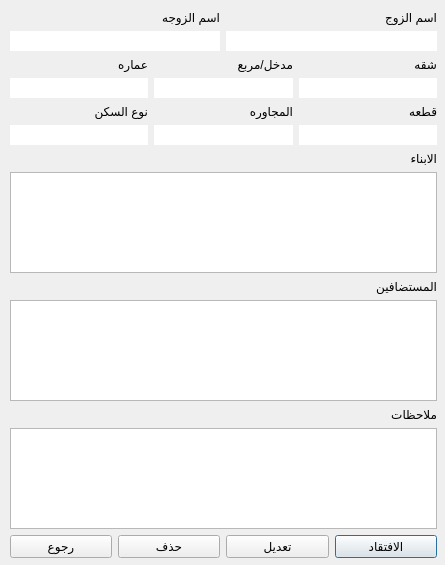
<?xml version="1.0" encoding="UTF-8"?>
<ui version="4.0">
 <class>FamilyInfoView</class>
 <widget class="QDialog" name="FamilyInfoView">
  <property name="geometry">
   <rect>
    <x>0</x>
    <y>0</y>
    <width>445</width>
    <height>565</height>
   </rect>
  </property>
  <property name="sizePolicy">
   <sizepolicy hsizetype="Fixed" vsizetype="Fixed">
    <horstretch>0</horstretch>
    <verstretch>0</verstretch>
   </sizepolicy>
  </property>
  <property name="minimumSize">
   <size>
    <width>445</width>
    <height>565</height>
   </size>
  </property>
  <property name="maximumSize">
   <size>
    <width>445</width>
    <height>565</height>
   </size>
  </property>
  <property name="windowTitle">
   <string>بيانات العائله</string>
  </property>
  <property name="layoutDirection">
   <enum>Qt::RightToLeft</enum>
  </property>
  <property name="locale">
   <locale language="Arabic" country="Egypt"/>
  </property>
  <widget class="QWidget" name="layoutWidget">
   <property name="geometry">
    <rect>
     <x>10</x>
     <y>10</y>
     <width>427</width>
     <height>548</height>
    </rect>
   </property>
   <layout class="QVBoxLayout" name="verticalLayout_20">
    <item>
     <layout class="QVBoxLayout" name="verticalLayout_18">
      <item>
       <layout class="QVBoxLayout" name="verticalLayout_17">
        <item>
         <layout class="QVBoxLayout" name="verticalLayout_16">
          <item>
           <layout class="QVBoxLayout" name="verticalLayout_15">
            <item>
             <layout class="QHBoxLayout" name="horizontalLayout_4">
              <item>
               <layout class="QVBoxLayout" name="verticalLayout_8">
                <item>
                 <widget class="QLabel" name="label">
                  <property name="text">
                   <string>اسم الزوج</string>
                  </property>
                 </widget>
                </item>
                <item>
                 <widget class="QLineEdit" name="lineEdit_fatherName">
                  <property name="frame">
                   <bool>false</bool>
                  </property>
                  <property name="readOnly">
                   <bool>true</bool>
                  </property>
                 </widget>
                </item>
               </layout>
              </item>
              <item>
               <layout class="QVBoxLayout" name="verticalLayout_10">
                <item>
                 <widget class="QLabel" name="label_2">
                  <property name="text">
                   <string>اسم الزوجه</string>
                  </property>
                 </widget>
                </item>
                <item>
                 <widget class="QLineEdit" name="lineEdit_motherName">
                  <property name="frame">
                   <bool>false</bool>
                  </property>
                  <property name="readOnly">
                   <bool>true</bool>
                  </property>
                 </widget>
                </item>
               </layout>
              </item>
             </layout>
            </item>
           </layout>
          </item>
         </layout>
        </item>
        <item>
         <layout class="QVBoxLayout" name="verticalLayout_14">
          <item>
           <layout class="QHBoxLayout" name="horizontalLayout_6">
            <item>
             <layout class="QVBoxLayout" name="verticalLayout_6">
              <item>
               <widget class="QLabel" name="label_3">
                <property name="text">
                 <string>شقه</string>
                </property>
               </widget>
              </item>
              <item>
               <widget class="QLineEdit" name="lineEdit_flatNo">
                <property name="layoutDirection">
                 <enum>Qt::RightToLeft</enum>
                </property>
                <property name="text">
                 <string/>
                </property>
                <property name="maxLength">
                 <number>3</number>
                </property>
                <property name="frame">
                 <bool>false</bool>
                </property>
                <property name="readOnly">
                 <bool>true</bool>
                </property>
               </widget>
              </item>
             </layout>
            </item>
            <item>
             <layout class="QVBoxLayout" name="verticalLayout_12">
              <item>
               <widget class="QLabel" name="label_5">
                <property name="text">
                 <string>مدخل/مربع</string>
                </property>
               </widget>
              </item>
              <item>
               <widget class="QLineEdit" name="lineEdit_entranceNo">
                <property name="text">
                 <string/>
                </property>
                <property name="maxLength">
                 <number>3</number>
                </property>
                <property name="frame">
                 <bool>false</bool>
                </property>
                <property name="readOnly">
                 <bool>true</bool>
                </property>
               </widget>
              </item>
             </layout>
            </item>
            <item>
             <layout class="QVBoxLayout" name="verticalLayout_7">
              <item>
               <widget class="QLabel" name="label_4">
                <property name="text">
                 <string>عماره</string>
                </property>
               </widget>
              </item>
              <item>
               <widget class="QLineEdit" name="lineEdit_buildingNo">
                <property name="text">
                 <string/>
                </property>
                <property name="maxLength">
                 <number>3</number>
                </property>
                <property name="frame">
                 <bool>false</bool>
                </property>
                <property name="readOnly">
                 <bool>true</bool>
                </property>
               </widget>
              </item>
             </layout>
            </item>
           </layout>
          </item>
          <item>
           <layout class="QHBoxLayout" name="horizontalLayout_7">
            <item>
             <layout class="QVBoxLayout" name="verticalLayout_5">
              <item>
               <widget class="QLabel" name="label_8">
                <property name="text">
                 <string>قطعه</string>
                </property>
               </widget>
              </item>
              <item>
               <widget class="QLineEdit" name="lineEdit_blockNo">
                <property name="text">
                 <string/>
                </property>
                <property name="maxLength">
                 <number>3</number>
                </property>
                <property name="frame">
                 <bool>false</bool>
                </property>
                <property name="readOnly">
                 <bool>true</bool>
                </property>
               </widget>
              </item>
             </layout>
            </item>
            <item>
             <layout class="QVBoxLayout" name="verticalLayout_13">
              <item>
               <widget class="QLabel" name="label_7">
                <property name="text">
                 <string>المجاوره</string>
                </property>
               </widget>
              </item>
              <item>
               <widget class="QLineEdit" name="lineEdit_neighbourhoodNo">
                <property name="text">
                 <string/>
                </property>
                <property name="maxLength">
                 <number>3</number>
                </property>
                <property name="frame">
                 <bool>false</bool>
                </property>
                <property name="readOnly">
                 <bool>true</bool>
                </property>
               </widget>
              </item>
             </layout>
            </item>
            <item>
             <layout class="QVBoxLayout" name="verticalLayout_11">
              <item>
               <widget class="QLabel" name="label_6">
                <property name="text">
                 <string>نوع السكن</string>
                </property>
               </widget>
              </item>
              <item>
               <widget class="QLineEdit" name="lineEdit_residenceType">
                <property name="text">
                 <string/>
                </property>
                <property name="frame">
                 <bool>false</bool>
                </property>
                <property name="readOnly">
                 <bool>true</bool>
                </property>
               </widget>
              </item>
             </layout>
            </item>
           </layout>
          </item>
         </layout>
        </item>
       </layout>
      </item>
      <item>
       <layout class="QHBoxLayout" name="horizontalLayout_12">
        <item>
         <layout class="QVBoxLayout" name="verticalLayout_19">
          <item>
           <layout class="QVBoxLayout" name="verticalLayout_4">
            <item>
             <widget class="QLabel" name="label_9">
              <property name="text">
               <string>الابناء</string>
              </property>
             </widget>
            </item>
            <item>
             <widget class="QTableWidget" name="tableWidget_children">
              <property name="editTriggers">
               <set>QAbstractItemView::NoEditTriggers</set>
              </property>
              <property name="alternatingRowColors">
               <bool>true</bool>
              </property>
              <attribute name="horizontalHeaderVisible">
               <bool>false</bool>
              </attribute>
              <attribute name="horizontalHeaderStretchLastSection">
               <bool>true</bool>
              </attribute>
             </widget>
            </item>
           </layout>
          </item>
          <item>
           <layout class="QHBoxLayout" name="horizontalLayout_8"/>
          </item>
         </layout>
        </item>
       </layout>
      </item>
      <item>
       <widget class="QLabel" name="label_10">
        <property name="text">
         <string>المستضافين</string>
        </property>
       </widget>
      </item>
      <item>
       <widget class="QTableWidget" name="tableWidget_resident">
        <property name="editTriggers">
         <set>QAbstractItemView::NoEditTriggers</set>
        </property>
        <property name="alternatingRowColors">
         <bool>true</bool>
        </property>
        <attribute name="horizontalHeaderStretchLastSection">
         <bool>true</bool>
        </attribute>
       </widget>
      </item>
      <item>
       <widget class="QLabel" name="label_11">
        <property name="text">
         <string>ملاحظات</string>
        </property>
       </widget>
      </item>
      <item>
       <widget class="QTextEdit" name="textEdit_note">
        <property name="layoutDirection">
         <enum>Qt::RightToLeft</enum>
        </property>
        <property name="locale">
         <locale language="Arabic" country="Egypt"/>
        </property>
        <property name="readOnly">
         <bool>true</bool>
        </property>
        <property name="html">
         <string>&lt;!DOCTYPE HTML PUBLIC &quot;-//W3C//DTD HTML 4.0//EN&quot; &quot;http://www.w3.org/TR/REC-html40/strict.dtd&quot;&gt;
&lt;html&gt;&lt;head&gt;&lt;meta name=&quot;qrichtext&quot; content=&quot;1&quot; /&gt;&lt;style type=&quot;text/css&quot;&gt;
p, li { white-space: pre-wrap; }
&lt;/style&gt;&lt;/head&gt;&lt;body style=&quot; font-family:'MS Shell Dlg 2'; font-size:8.25pt; font-weight:400; font-style:normal;&quot;&gt;
&lt;p style=&quot;-qt-paragraph-type:empty; margin-top:0px; margin-bottom:0px; margin-left:0px; margin-right:0px; -qt-block-indent:0; text-indent:0px;&quot;&gt;&lt;br /&gt;&lt;/p&gt;&lt;/body&gt;&lt;/html&gt;</string>
        </property>
        <property name="placeholderText">
         <string/>
        </property>
       </widget>
      </item>
     </layout>
    </item>
    <item>
     <layout class="QHBoxLayout" name="horizontalLayout_10">
      <item>
       <widget class="QPushButton" name="pushButton_goToVisits">
        <property name="text">
         <string>الافتقاد</string>
        </property>
       </widget>
      </item>
      <item>
       <widget class="QPushButton" name="pushButton_editFamily">
        <property name="text">
         <string>تعديل</string>
        </property>
       </widget>
      </item>
      <item>
       <widget class="QPushButton" name="pushButton_deleteFamily">
        <property name="text">
         <string>حذف</string>
        </property>
       </widget>
      </item>
      <item>
       <widget class="QPushButton" name="pushButton_mainWinReturn_2">
        <property name="text">
         <string>رجوع</string>
        </property>
       </widget>
      </item>
     </layout>
    </item>
   </layout>
  </widget>
 </widget>
 <resources/>
 <connections/>
</ui>
